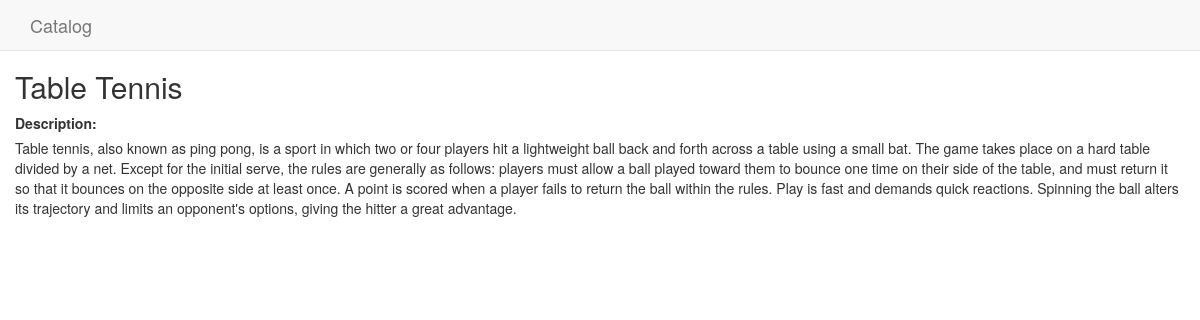
Screenshot of /item/4 with the database file from the repository.
### model.py (models this page shows, shortened)
class Item(Base):
    __tablename__ = 'item'
    id = Column(Integer, primary_key = True)
    title = Column(String)
    desc = Column(String)
    date = Column(DateTime, default = datetime.now(), onupdate = datetime.now)
    catalog_id = Column(Integer, ForeignKey('catalog.id'))
    catalog = relationship("Catalog", back_populates = "items")

### application.py (the view)
@app.route('/item/<id>')
def read_item(id):
    username = login_session.get('username', None)
    item = session.query(Item).filter_by(id = id).one()
    item_display = {'id' : item.id, 'title' : item.title, 'desc' : item.desc}
    return render_template('read_item.html', item_display = item_display, username = username)

### templates/read_item.html (shortened to what this page needs)
{% extends "main.html" %}
{% block content %}
  <h2>{{ item_display.title }}</h2>
  <label>Description:</label>
  <p>{{ item_display.desc }}</p>
{% endblock %}

### static/style.css (style rules this page uses)
body { padding-top: 50px; }

### rows the page displays
Item: title "Table Tennis", desc "Table tennis, also known as ping pong, is a sport in which two or four players hit a lightweight ball back and forth across a table using a small bat. The game takes place on a hard table divided by a net. Except for the initial serve, the rules are generally as follows: players must allow a ball played toward them to bounce one time on their side of the table, and must return it so that it bounces on the opposite side at least once. A point is scored when a player fails to return the ball within the rules. Play is fast and demands quick reactions. Spinning the ball alters its trajectory and limits an opponent's options, giving the hitter a great advantage."
